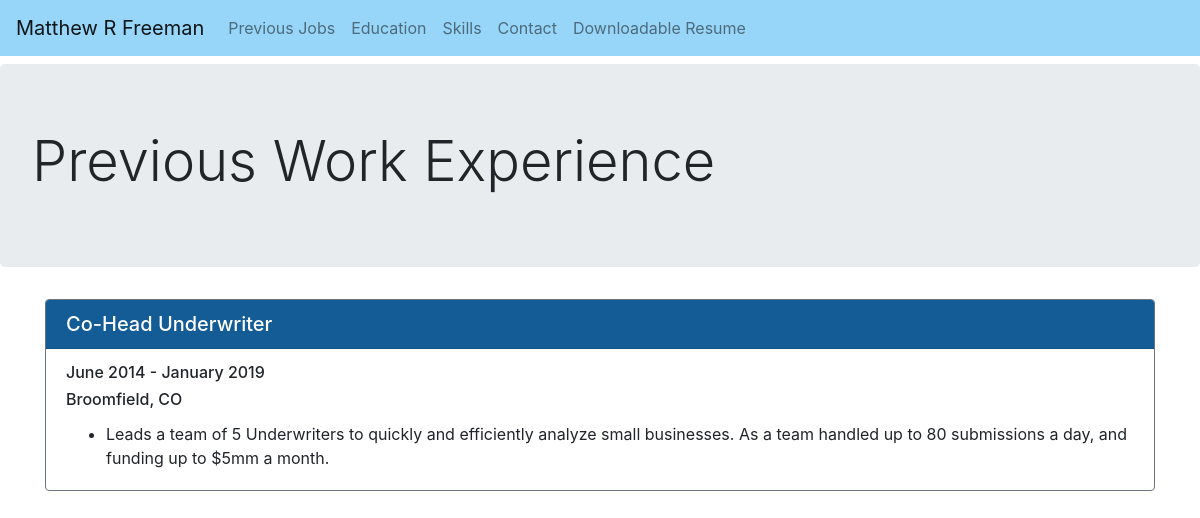
The page /jobs on the database as committed earlier.
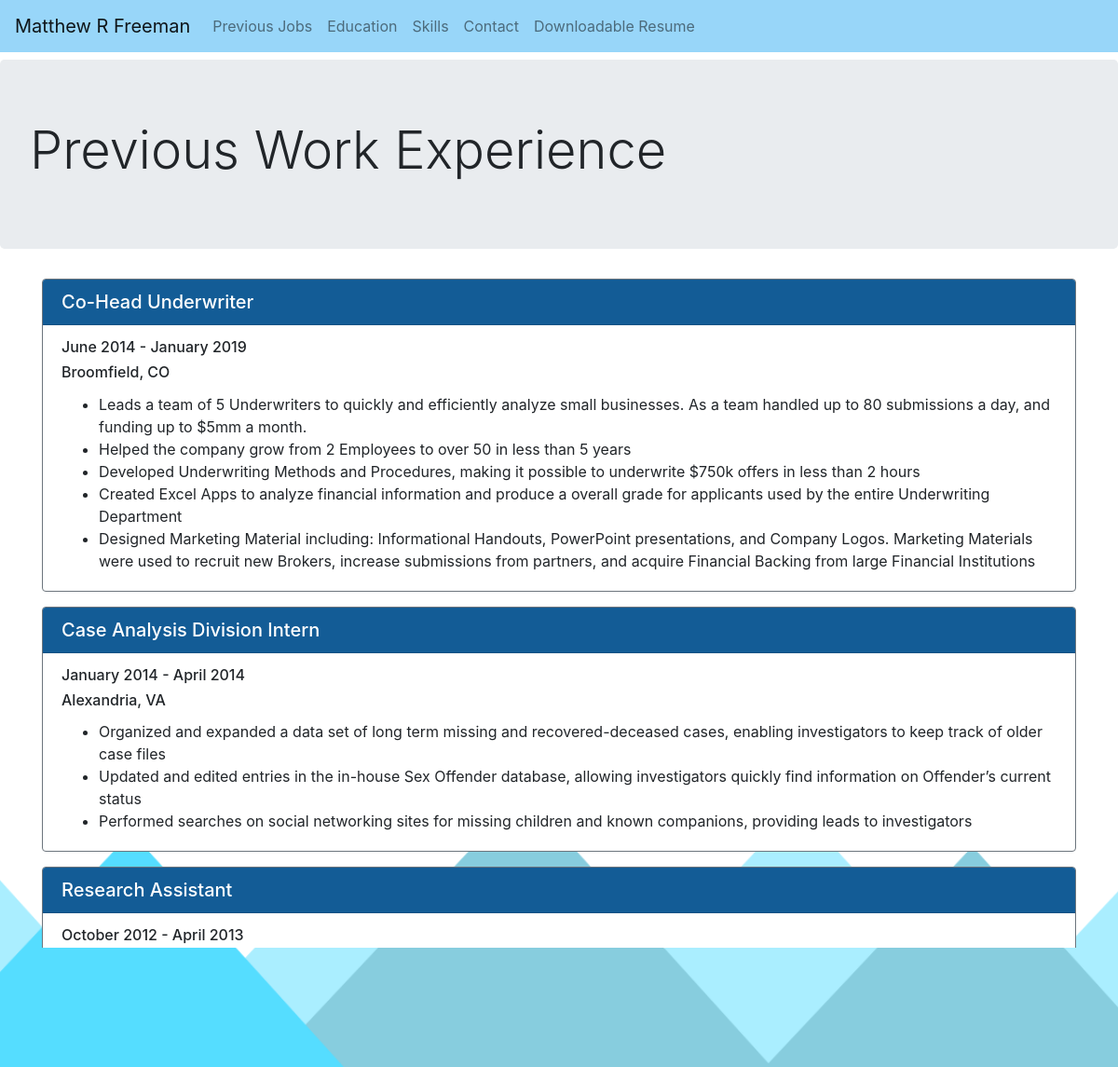
The same page on the database as committed later.
### cv/models.py (models this page shows, shortened)
class Job(models.Model):
	title = models.CharField(max_length=200)
	date_started = models.DateField()
	date_finished = models.DateField()
	location = models.CharField(max_length=200)
	company = models.CharField(max_length=200)
	def getDescriptions(self):
		return JobDescription.objects.filter(job_title=self)
	descriptions = property(getDescriptions)
	def __str__(self):
		return self.title

class JobDescription(models.Model):
	job_title = models.ForeignKey(Job, on_delete=models.PROTECT)
	description = models.TextField()

### cv/views.py (the view)
# urls.py: path('jobs', views.jobs, name='jobs'),
def jobs(request):
	jobs = Job.objects.order_by('-date_started')
	context = {'jobs': jobs}
	return render(request, 'cv/jobs.html', context)

### cv/templates/cv/jobs.html
{% extends "cv/base.html" %}
{% block header %}
	<div class="jumbotron mt-2">
		<h1 class="display-4">Previous Work Experience</h1>
	</div>
{% endblock header %}
{% block content %}
	{% for job in jobs %}
		<div class="card border-secondary mb-3">
			<h5 class="card-header text-white" style="background-color: #135c96;">{{ job }}</h5>
  			<div class="card-body">
  				<h6 class="card-subtitle mb-2">{{ job.date_started|date:"F Y"}} - {{ job.date_finished|date:"F Y" }}</h6>
  				<h6 class="card-title">{{ job.location }}</h6>
				<ul class="card-text">
					{% for desc in job.descriptions %}
						<li> {{ desc.description }} </li>
					{% empty %}
						<li>Looks like no Description has been added yet</li>
					{% endfor %}
				</ul>
			</div>
		</div>
	{% empty %}
		<div class="card text-white bg-warning mb-3">
			<p class="card-text">Looks like no Jobs have been added yet</p>
		</div>
	{% endfor %}
{% endblock content %}

### cv/templates/cv/base.html (shortened to what this page needs)
{% load bootstrap4 %}
{% load static %}
<!DOCTYPE html>
<html lang="en" style="height:100%">
<head>
	{% bootstrap_css %}
</head>
<body style="background-image: url('{% static 'cv/mountainbg.png' %}');background-repeat: no-repeat; background-size: cover; background-position: center bottom; background-attachment: fixed; height:100%">
	<nav class="navbar navbar-expand-md navbar-light" style="background-color: #98d6f9;">
		<a class="navbar-brand" href="{% url 'cv:index' %}">Matthew R Freeman</a>
		<div class="collapse navbar-collapse" id="navbarToggler">
			<ul class="navbar-nav mr-auto mt-2 mt-lg-0">
				<li class="nav-item">
					<a class="nav-link" href="{% url 'cv:jobs' %}">Previous Jobs</a>
				</li>
				<li class="nav-item">
					<a class="nav-link" href="{% url 'cv:education' %}">Education</a>
				</li>
				<li class="nav-item">
					<a class="nav-link" href="{% url 'cv:skills' %}">Skills</a>
				</li>
				<li class="nav-item">
					<a class="nav-link" href="{% url 'cv:contact' %}">Contact</a>
				</li>
				<li class="nav-item">
					<a class="nav-link" href="{% url 'cv:download' %}">Downloadable Resume</a>
				</li>
			</ul>
		</div>
	</nav>
		<div class="page-header">
			{% block header %}{% endblock header %}
		</div>
		<div class="container">
			{% block content %}{% endblock content %}
		</div>
</body>
</html>

Rows that differ between the two databases and show on the page:
added JobDescription: description "Helped the company grow from 2 Employees to over 50 in less than 5 years", shown under Job "Co-Head Underwriter"
added JobDescription: description "Developed Underwriting Methods and Procedures, making it possible to underwrite $750k offers in less than 2 hours", shown under Job "Co-Head Underwriter"
added JobDescription: description "Created Excel Apps to analyze financial information and produce a overall grade for applicants used by the entire Underwriting Department", shown under Job "Co-Head Underwriter"
added JobDescription: description "Designed Marketing Material including: Informational Handouts, PowerPoint presentations, and Company Logos. Marketing Materials were used to recruit new Brokers, increase submissions from partners, and acquire Financial Backing from large Financial Institutions", shown under Job "Co-Head Underwriter"
added Job: title "Case Analysis Division Intern", date_started "January 2014", date_finished "April 2014", location "Alexandria, VA"
added JobDescription: description "Organized and expanded a data set of long term missing and recovered-deceased cases, enabling investigators to keep track of older case files", shown under "Case Analysis Division Intern"
added JobDescription: description "Updated and edited entries in the in-house Sex Offender database, allowing investigators quickly find information on Offender’s current status", shown under "Case Analysis Division Intern"
added JobDescription: description "Performed searches on social networking sites for missing children and known companions, providing leads to investigators", shown under "Case Analysis Division Intern"
added Job: title "Research Assistant", date_started "October 2012", date_finished "April 2013"
added JobDescription: description "Assisted a George Washington University PhD candidate on his thesis forecasting poverty levels in the U.S", shown under "Research Assistant"
added JobDescription: description "Gathered national and state level data from various databases, and organized the collected data for use with regression software", shown under "Research Assistant"
added JobDescription: description "Summarized academic papers relevant to poverty forecasting to assist the ESL PHD Candidate in his research", shown under "Research Assistant"
